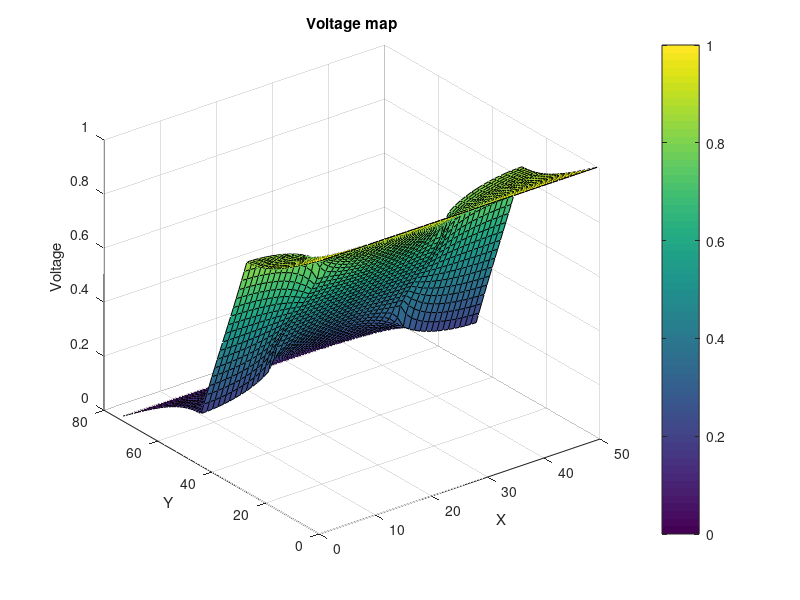
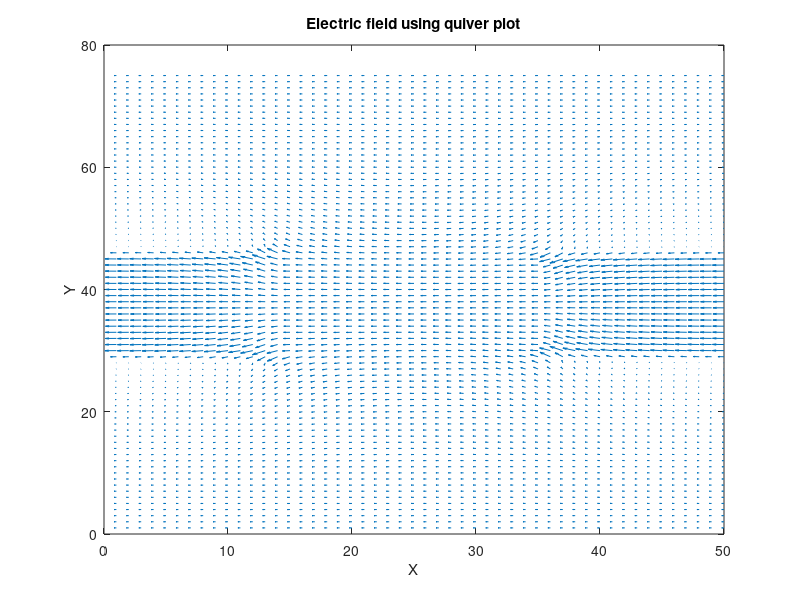

The MATLAB script that drew these images, in order:
% ELEC4700 - Assignment 3 part 2
% Xiaochen Xin 100989338

global C

C.q_0 = 1.60217653e-19;             % electron charge
    C.hb = 1.054571596e-34;             % Dirac constant
    C.h = C.hb * 2 * pi;                % Planck constant
    C.m_0 = 9.10938215e-31;             % electron mass
    C.kb = 1.3806504e-23;               % Boltzmann constant
    C.eps_0 = 8.854187817e-12;          % vacuum permittivity
    C.mu_0 = 1.2566370614e-6;           % vacuum permeability
    C.c = 299792458;                    % speed of light
    C.g = 9.80665;
    
W = 50;
L = W*3/2;

halfX = L/2;
halfY = W/2;

G = zeros(L*W,L*W);
B = zeros(L*W,1);

%conductivity
s1 = 1;
s2 = 0.01;

%resistive regions size(randomly assigned)
rL = L*1/4;
rW = W*2/5;

%map containing conductivity
Smap = zeros(L,W);
for i =1:1:L
    for j =1:1:W
        if((i > halfX-(rL/2) && i < halfX+(rL/2)) && ...
                    (j > halfY+(rW/2) || j < halfY-(rW/2)))
            Smap(i,j) = s2;
        else
            Smap(i,j) = s1;
        end
    end
end
        


for i =1:1:L
    for j =1:1:W
        n = j+(i-1)*W;
        nxm = j+(i-2)*W;
        nxp = j+i*W;
        nyp = j+1+ (i-1)*W;
        nym = j-1+ (i-1)*W;
        
        if(i==1)
            G(n,:) = 0;
            G(n,n) = Smap(i,j);
            B(n) = 1;
        elseif(i==L)
            G(n,:) = 0;
            G(n,n) = Smap(i,j);
            B(n) = 0;
        elseif(j==1)
            G(n,:) = 0;
            G(n,nxm) = (Smap(i-1,j)+Smap(i,j))/2;
            G(n,nxp) = (Smap(i+1,j)+Smap(i,j))/2;
            G(n,nyp) = (Smap(i,j+1)+Smap(i,j))/2;
            G(n,n) = -(G(n,nxm)+G(n,nxp)+G(n,nyp));
        elseif(j==W)
            G(n,:) = 0;
            G(n,nxm) = (Smap(i-1,j)+Smap(i,j))/2;
            G(n,nxp) = (Smap(i+1,j)+Smap(i,j))/2;
            G(n,nym) = (Smap(i,j-1)+Smap(i,j))/2;
            G(n,n) = -(G(n,nxm)+G(n,nxp)+G(n,nym));
        else          
            G(n,:) = 0;
            G(n,nxm) = (Smap(i-1,j)+Smap(i,j))/2;
            G(n,nxp) = (Smap(i+1,j)+Smap(i,j))/2;
            G(n,nyp) = (Smap(i,j+1)+Smap(i,j))/2;
            G(n,nym) = (Smap(i,j-1)+Smap(i,j))/2;
            G(n,n) = -(G(n,nxm)+G(n,nxp)+G(n,nyp)+G(n,nym));   
        end
    end
end

V = G\B;

%map
Vmap = zeros(L,W);
for i =1:1:L
    for j =1:1:W
        n=j+(i-1)*W;
        Vmap(i,j) =V(n);
    end
end

[mx,my] = meshgrid(1:1:W,1:1:L);
[ey,ex] = gradient(Vmap);

figure(5)
surf(Vmap)
colorbar
title('Voltage map'),xlabel('X'),ylabel('Y'),zlabel('Voltage')

figure(6)
quiver(mx,my,ex,ey)
title('Electric field using quiver plot'),xlabel('X'),ylabel('Y')
